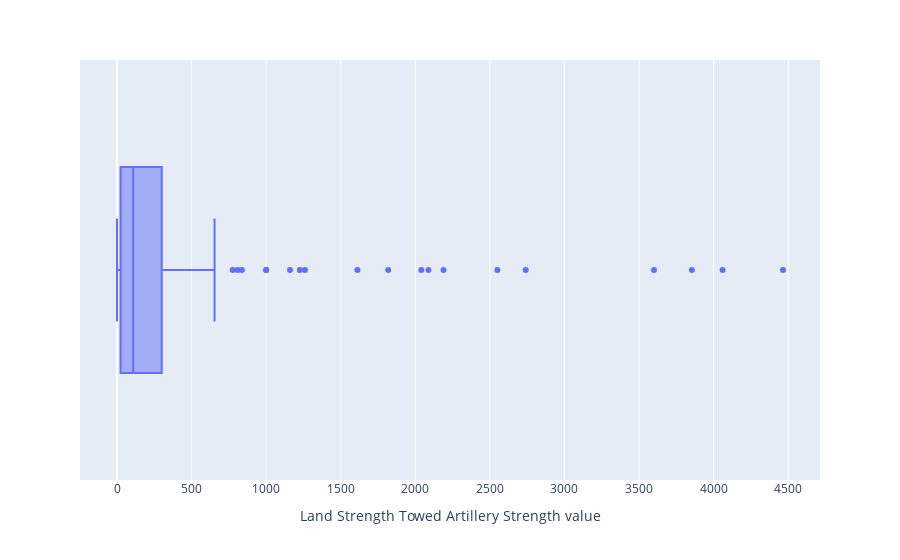

Notebook code cell kept with this figure:
### Code cell
fig = px.box(df_2, x="Land Strength Towed Artillery Strength value")
fig.show()

### Figure 1 — Plotly figure (JSON) as saved in the notebook; plotly's stock layout.template omitted (floating-point values rounded to 4 significant figures; data arrays with more than 128 entries replaced by an {"elided": "..."} marker saying what was removed)
{"data": [{"alignmentgroup": "True", "hovertemplate": "Land Strength Towed Artillery Strength value=%{x}<extra></extra>", "legendgroup": "", "marker": {"color": "#636efa"}, "name": "", "notched": false, "offsetgroup": "", "orientation": "h", "showlegend": false, "type": "box", "x": {"elided": "138 int values"}, "x0": " ", "xaxis": "x", "y0": " ", "yaxis": "y"}], "layout": {"boxmode": "group", "legend": {"tracegroupgap": 0}, "margin": {"t": 60}, "xaxis": {"anchor": "y", "domain": [0, 1], "title": {"text": "Land Strength Towed Artillery Strength value"}}, "yaxis": {"anchor": "x", "domain": [0, 1]}}}
